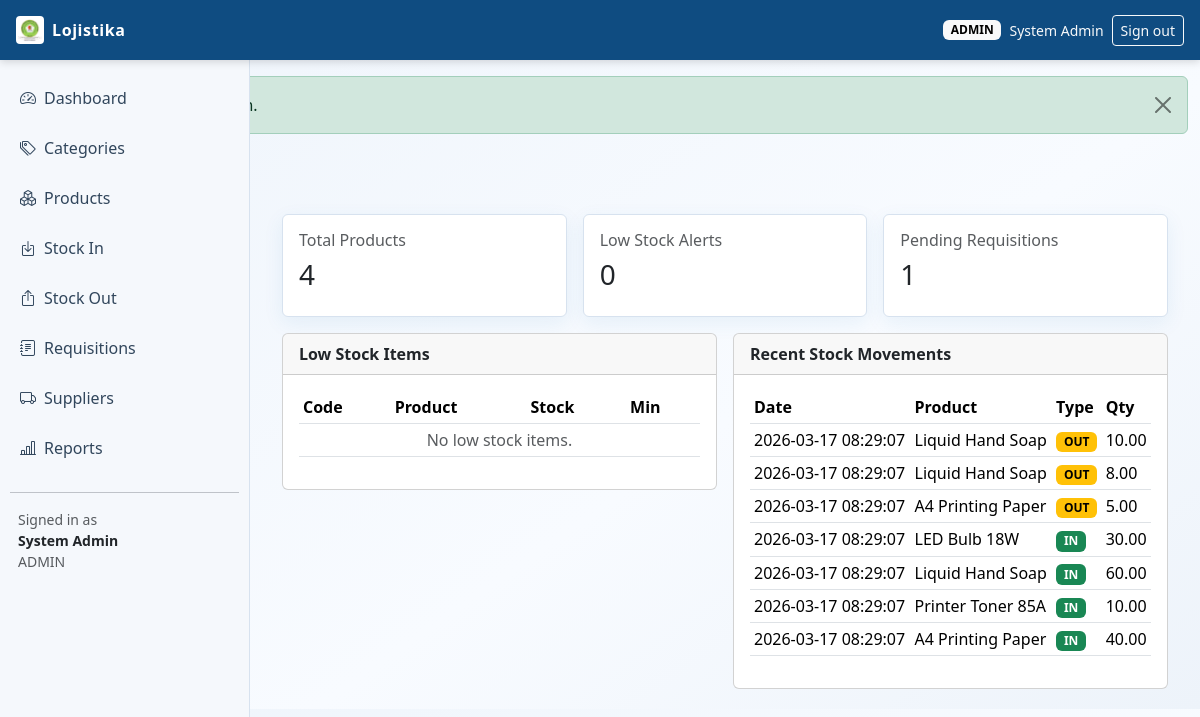
Page /index.php?page=dashboard (signed in) on the committed database.
### tables this page shows
CREATE TABLE stock_movements (
    id INT UNSIGNED AUTO_INCREMENT PRIMARY KEY,
    product_id INT UNSIGNED NOT NULL,
    movement_type ENUM('in', 'out') NOT NULL,
    quantity DECIMAL(12,2) NOT NULL,
    unit_cost DECIMAL(12,2) NOT NULL DEFAULT 0,
    reference_type ENUM('purchase', 'donation', 'adjustment', 'requisition', 'distribution', 'return') NOT NULL DEFAULT 'adjustment',
    reference_id INT UNSIGNED NULL,
    remarks VARCHAR(255) NULL,
    performed_by INT UNSIGNED NULL,
    created_at TIMESTAMP NOT NULL DEFAULT CURRENT_TIMESTAMP,
    CONSTRAINT chk_stock_movements_quantity CHECK (quantity > 0),
    CONSTRAINT fk_stock_movements_product FOREIGN KEY (product_id) REFERENCES products(id) ON DELETE RESTRICT,
    CONSTRAINT fk_stock_movements_user FOREIGN KEY (performed_by) REFERENCES users(id) ON DELETE SET NULL,
    INDEX idx_stock_movements_product_date (product_id, created_at),
    INDEX idx_stock_movements_reference (reference_type, reference_id)
);

CREATE TABLE products (
    id INT UNSIGNED AUTO_INCREMENT PRIMARY KEY,
    category_id INT UNSIGNED NOT NULL,
    supplier_id INT UNSIGNED NULL,
    code VARCHAR(50) NOT NULL,
    name VARCHAR(150) NOT NULL,
    unit ENUM('unit', 'liter', 'box', 'kg', 'pack') NOT NULL DEFAULT 'unit',
    min_stock DECIMAL(12,2) NOT NULL DEFAULT 0,
    is_active TINYINT(1) NOT NULL DEFAULT 1,
    created_by INT UNSIGNED NULL,
    updated_by INT UNSIGNED NULL,
    created_at TIMESTAMP NOT NULL DEFAULT CURRENT_TIMESTAMP,
    updated_at TIMESTAMP NOT NULL DEFAULT CURRENT_TIMESTAMP ON UPDATE CURRENT_TIMESTAMP,
    CONSTRAINT uq_products_code UNIQUE (code),
    CONSTRAINT fk_products_category FOREIGN KEY (category_id) REFERENCES categories(id) ON DELETE RESTRICT,
    CONSTRAINT fk_products_supplier FOREIGN KEY (supplier_id) REFERENCES suppliers(id) ON DELETE SET NULL,
    CONSTRAINT fk_products_created_by FOREIGN KEY (created_by) REFERENCES users(id) ON DELETE SET NULL,
    CONSTRAINT fk_products_updated_by FOREIGN KEY (updated_by) REFERENCES users(id) ON DELETE SET NULL
);

### config/helpers.php (called while the page is built, shortened)
<?php
require_once __DIR__ . '/db_connect.php';
function db(): mysqli
{
    return db_connect();
}
function h(?string $value): string
{
    return htmlspecialchars((string) $value, ENT_QUOTES, 'UTF-8');
}
function get_flash(): ?array
{
    $flash = $_SESSION['flash'];
    return $flash;
}
function current_user(): ?array
{
    return $_SESSION['user'] ?? null;
}
function has_role(array $roles): bool
{
    $user = current_user();
    return in_array($user['role'], $roles, true);
}

### config/db_connect.php (called while the page is built, shortened)
<?php
function env_value(array $keys, string $default = ''): string
{
    return $default;
}
function file_db_config(): array
{
    $filePath = __DIR__ . DIRECTORY_SEPARATOR . 'db_credentials.php';
    if (!is_file($filePath)) {
        return [];
    }
    $config = require $filePath;
    return is_array($config) ? $config : [];
}
function db_config(): array
{
    $fileConfig = file_db_config();
    return [
        'host' => env_value(['DB_HOST', 'MYSQL_HOST', 'DATABASE_HOST'], (string) ($fileConfig['host'] ?? '127.0.0.1')),
        'port' => (int) env_value(['DB_PORT', 'MYSQL_PORT', 'DATABASE_PORT'], (string) ($fileConfig['port'] ?? '3306')),
        'user' => env_value(['DB_USER', 'MYSQL_USER', 'DATABASE_USER'], (string) ($fileConfig['user'] ?? 'root')),
        'pass' => env_value(['DB_PASS', 'MYSQL_PASSWORD', 'DATABASE_PASSWORD'], (string) ($fileConfig['pass'] ?? '')),
        'name' => env_value(['DB_NAME', 'MYSQL_DATABASE', 'DATABASE_NAME'], (string) ($fileConfig['name'] ?? 'logistics_lms')),
    ];
}
function db_connect(): mysqli
{
    static $conn = null;
    if ($conn instanceof mysqli) {
        return $conn;
    }
    $cfg = db_config();
    try {
        $conn = new mysqli($cfg['host'], $cfg['user'], $cfg['pass'], $cfg['name'], $cfg['port']);
    } catch (mysqli_sql_exception $e) {
        http_response_code(500);
        if (stripos($e->getMessage(), 'Unknown database') !== false) {
            $sqlFile = dirname(__DIR__) . DIRECTORY_SEPARATOR . 'database.sql';
            $message = 'Database "' . $cfg['name'] . '" does not exist. Import the project SQL file first.';
            if (is_file($sqlFile)) {
                $message .= ' Expected file: ' . $sqlFile;
            }
            exit($message);
        }
        if (stripos($e->getMessage(), 'Access denied for user') !== false) {
            $configFile = __DIR__ . DIRECTORY_SEPARATOR . 'db_credentials.php';
            $message = 'Database login failed for user "' . $cfg['user'] . '" at host "' . $cfg['host'] . '".';
            $message .= ' Set hosting credentials via environment variables or create: ' . $configFile;
            exit($message);
        }
        exit('Database connection failed: ' . $e->getMessage());
    }
    $conn->set_charset('utf8mb4');
    return $conn;
}

### modules/dashboard/index.php (the view, shortened to what this page needs)
<?php
$sqlTotals = "SELECT
    (SELECT COUNT(*) FROM products WHERE is_active = 1) AS total_products,
    (SELECT COUNT(*) FROM requisitions WHERE status = 'pending') AS pending_requisitions";
$totals = db()->query($sqlTotals)->fetch_assoc();
$lowStockSql = "SELECT p.id, p.code, p.name, p.min_stock,
    COALESCE(SUM(CASE WHEN sm.movement_type = 'in' THEN sm.quantity ELSE -sm.quantity END), 0) AS current_stock
    FROM products p
    LEFT JOIN stock_movements sm ON sm.product_id = p.id
    WHERE p.is_active = 1
    GROUP BY p.id, p.code, p.name, p.min_stock
    HAVING current_stock <= p.min_stock
    ORDER BY current_stock ASC
    LIMIT 10";
$lowStockItems = db()->query($lowStockSql);
$recentMovementsSql = "SELECT sm.created_at, p.name AS product_name, sm.movement_type, sm.quantity, sm.reference_type, u.full_name
    FROM stock_movements sm
    INNER JOIN products p ON p.id = sm.product_id
    LEFT JOIN users u ON u.id = sm.performed_by
    ORDER BY sm.id DESC
    LIMIT 10";
$recentMovements = db()->query($recentMovementsSql);
?>
<div class="container-fluid">
    <div class="row g-3 mb-3">
        <div class="col-md-4">
            <div class="card stat-card">
                <div class="card-body">
                    <h6 class="text-muted">Total Products</h6>
                    <h3><?= (int) $totals['total_products'] ?></h3>
                </div>
            </div>
        </div>
        <div class="col-md-4">
            <div class="card stat-card">
                <div class="card-body">
                    <h6 class="text-muted">Low Stock Alerts</h6>
                    <h3><?= (int) $lowStockItems->num_rows ?></h3>
                </div>
            </div>
        </div>
        <div class="col-md-4">
            <div class="card stat-card">
                <div class="card-body">
                    <h6 class="text-muted">Pending Requisitions</h6>
                    <h3><?= (int) $totals['pending_requisitions'] ?></h3>
                </div>
            </div>
        </div>
    </div>
    <div class="row g-3">
        <div class="col-lg-6">
            <div class="card">
                <div class="card-header fw-semibold">Low Stock Items</div>
                <div class="card-body table-responsive">
                    <table class="table table-sm align-middle">
                        <thead>
                        <tr>
                            <th>Code</th>
                            <th>Product</th>
                            <th>Stock</th>
                            <th>Min</th>
                        </tr>
                        </thead>
                        <tbody>
                        <?php if ($lowStockItems->num_rows === 0): ?>
                            <tr><td colspan="4" class="text-center text-muted">No low stock items.</td></tr>
                        <?php endif; ?>
                        </tbody>
                    </table>
                </div>
            </div>
        </div>
        <div class="col-lg-6">
            <div class="card">
                <div class="card-header fw-semibold">Recent Stock Movements</div>
                <div class="card-body table-responsive">
                    <table class="table table-sm align-middle">
                        <thead>
                        <tr>
                            <th>Date</th>
                            <th>Product</th>
                            <th>Type</th>
                            <th>Qty</th>
                        </tr>
                        </thead>
                        <tbody>
                        <?php while ($row = $recentMovements->fetch_assoc()): ?>
                            <tr>
                                <td><?= h($row['created_at']) ?></td>
                                <td><?= h($row['product_name']) ?></td>
                                <td>
                                    <span class="badge <?= $row['movement_type'] === 'in' ? 'text-bg-success' : 'text-bg-warning' ?>">
                                        <?= strtoupper(h($row['movement_type'])) ?>
                                    </span>
                                </td>
                                <td><?= h((string) $row['quantity']) ?></td>
                            </tr>
                        <?php endwhile; ?>
                        </tbody>
                    </table>
                </div>
            </div>
        </div>
    </div>
</div>

### parts/header.php (shortened to what this page needs)
<?php
$flash = get_flash();
$user = current_user();
?>
<!DOCTYPE html>
<html lang="en">
<head>
    <link href="https://cdn.jsdelivr.net/npm/bootstrap@5.3.3/dist/css/bootstrap.min.css" rel="stylesheet">
    <link href="https://cdn.jsdelivr.net/npm/bootstrap-icons@1.11.3/font/bootstrap-icons.css" rel="stylesheet">
    <link href="assets/css/style.css" rel="stylesheet">
</head>
<body>
    <header class="header fixed-top d-flex align-items-center justify-content-between px-3">
        <a href="index.php?page=<?= $user ? 'dashboard' : 'login' ?>"
            class="brand d-flex align-items-center text-decoration-none">
            <img src="assets/img/aifaesa.png" alt="AIFAESA Logo" class="brand-logo me-2">
            <span>Lojistika</span>
        </a>
        <div class="d-flex align-items-center gap-2">
            <?php if ($user): ?>
            <span class="badge text-bg-light text-uppercase"><?= h($user['role']) ?></span>
            <span class="small text-light"><?= h($user['full_name']) ?></span>
            <a class="btn btn-sm btn-outline-light" href="index.php?action=logout">Sign out</a>
            <?php else: ?>
            <span class="small text-light">Please sign in</span>
            <?php endif; ?>
        </div>
    </header>
    <?php if ($flash): ?>
    <div class="container-fluid mt-header">
        <div class="alert alert-<?= h($flash['type']) ?> alert-dismissible fade show" role="alert">
            <button type="button" class="btn-close" data-bs-dismiss="alert"></button>
        </div>
    </div>
    <?php endif; ?>

### index.php (shortened to what this page needs)
<?php
require_once __DIR__ . '/config/helpers.php';
$page = $_GET['page'] ?? 'dashboard';
$target = null;
switch ($page) {
    case 'dashboard':
        $target = __DIR__ . '/modules/dashboard/index.php';
        break;
}
require __DIR__ . '/parts/header.php';
if (!in_array($page, ['login', 'register'], true)) {
    require __DIR__ . '/parts/sidebar.php';
    echo '<main id="main" class="main">';
    if ($target && file_exists($target)) {
        require $target;
    } else {
        echo '<div class="alert alert-danger">Page not found.</div>';
    }
    echo '</main>';
}
require __DIR__ . '/parts/footer.php';

### parts/sidebar.php
<?php $user = current_user(); ?>
<?php $canManageInventory = has_role(['admin', 'warehouse']); ?>
<aside id="sidebar" class="sidebar">
    <ul class="nav flex-column">
        <li class="nav-item"><a class="nav-link" href="index.php?page=dashboard"><i class="bi bi-speedometer2 me-2"></i>Dashboard</a></li>
        <?php if ($canManageInventory): ?>
        <li class="nav-item"><a class="nav-link" href="index.php?page=categories"><i class="bi bi-tags me-2"></i>Categories</a></li>
        <li class="nav-item"><a class="nav-link" href="index.php?page=products"><i class="bi bi-boxes me-2"></i>Products</a></li>
        <li class="nav-item"><a class="nav-link" href="index.php?page=stock_in"><i class="bi bi-box-arrow-in-down me-2"></i>Stock In</a></li>
        <li class="nav-item"><a class="nav-link" href="index.php?page=stock_out"><i class="bi bi-box-arrow-up me-2"></i>Stock Out</a></li>
        <?php endif; ?>
        <li class="nav-item"><a class="nav-link" href="index.php?page=requisitions"><i class="bi bi-journal-text me-2"></i>Requisitions</a></li>
        <?php if ($canManageInventory): ?>
        <li class="nav-item"><a class="nav-link" href="index.php?page=suppliers"><i class="bi bi-truck me-2"></i>Suppliers</a></li>
        <li class="nav-item"><a class="nav-link" href="index.php?page=reports"><i class="bi bi-bar-chart-line me-2"></i>Reports</a></li>
        <?php endif; ?>
    </ul>
    <hr>
    <div class="px-2 small text-muted">
        Signed in as
        <div class="fw-semibold text-dark"><?= h($user['full_name'] ?? 'Unknown User') ?></div>
        <div class="text-uppercase"><?= h($user['role'] ?? 'unknown') ?></div>
    </div>
</aside>

### parts/footer.php (shortened to what this page needs)
</body>
</html>

### assets/css/style.css (style rules this page uses)
:root { --lms-header: #0f4c81; --lms-sidebar: #f5f8fc; --lms-accent: #1f6fb2; --lms-text: #1c2733; --lms-border: #d7e2ef; }
body { font-family: "Segoe UI", Tahoma, Geneva, Verdana, sans-serif; background: linear-gradient(145deg, #eef4fb 0%, #f8fbff 60%, #edf3fa 100%); color: var(--lms-text); }
.header { height: 60px; background: var(--lms-header); color: #fff; box-shadow: 0 2px 8px rgba(0, 0, 0, 0.15); z-index: 1030; }
.brand { color: #fff; font-weight: 700; letter-spacing: 0.6px; }
.brand-logo { width: 28px; height: 28px; object-fit: contain; border-radius: 4px; background: #fff; padding: 2px; }
.mt-header { margin-top: 76px; }
.sidebar { position: fixed; top: 60px; left: 0; bottom: 0; width: 250px; overflow-y: auto; background: var(--lms-sidebar); border-right: 1px solid var(--lms-border); padding: 16px 10px; }
.sidebar .nav-link { color: #31465c; border-radius: 8px; margin-bottom: 6px; padding: 10px; }
.main { margin-top: 60px; margin-left: 250px; padding: 20px; }
.card.stat-card { border: 1px solid var(--lms-border); box-shadow: 0 6px 20px rgba(31, 111, 178, 0.08); }
.table thead { background: #edf4fb; }

### rows in the picture
stock_movements: created_at "2026-03-17 08:29:07", product.name "Liquid Hand Soap", movement_type "OUT", quantity "10.00"
stock_movements: created_at "2026-03-17 08:29:07", product.name "Liquid Hand Soap", movement_type "OUT", quantity "8.00"
stock_movements: created_at "2026-03-17 08:29:07", product.name "A4 Printing Paper", movement_type "OUT", quantity "5.00"
stock_movements: created_at "2026-03-17 08:29:07", product.name "LED Bulb 18W", movement_type "IN", quantity "30.00"
stock_movements: created_at "2026-03-17 08:29:07", product.name "Liquid Hand Soap", movement_type "IN", quantity "60.00"
stock_movements: created_at "2026-03-17 08:29:07", product.name "Printer Toner 85A", movement_type "IN", quantity "10.00"
stock_movements: created_at "2026-03-17 08:29:07", product.name "A4 Printing Paper", movement_type "IN", quantity "40.00"

### other values in the picture
$user['role'] "ADMIN"
$user['full_name'] "System Admin"
$totals['total_products'] "4"
$lowStockItems->num_rows "0"
$totals['pending_requisitions'] "1"
